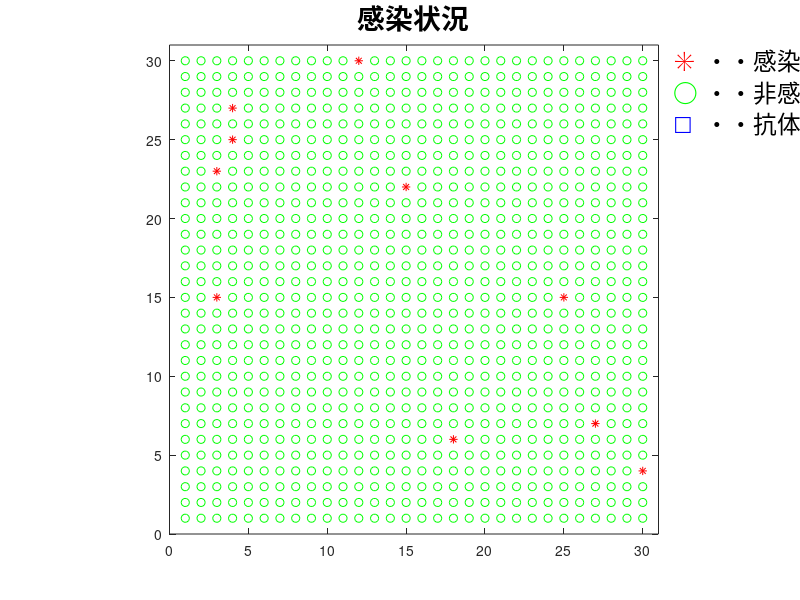
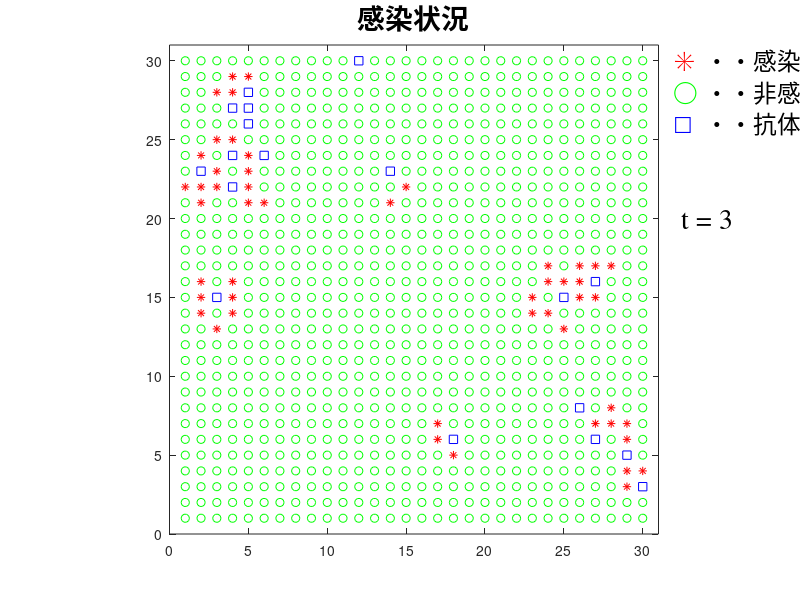

These figures' MATLAB source, in order: (Note: a time limit stopped this script after it produced the figures.)
clear all;
close all;

%----------------------------------------------------------------
% 各種パラメータ及び初期設定
%----------------------------------------------------------------
nx = 30;
ny = 30;
range = 1;
N = nx * ny;
I = 0.2;
R = 0.385;
D = 0.0004 * R;
K = 10;
F = 10;
nt_max = 60;
nt_interval = nt_max / 20;

infP = zeros(nx, ny);
infT = zeros(nx, ny);
infR = zeros(2 * range + 1, 2 * range + 1)
imm = zeros(nx, ny);
dead = zeros(nx, ny);




for ii = 1 : F
    x = floor(nx * rand) + 1;
    y = floor(ny * rand) + 1;

    if x == 11 | y == 11
        ii = ii - 1;
    elseif infP(x, y) == 1
        ii = ii - 1;
    else
        infP(x, y) = 1;
        infT(x, y) = 1;
    end
end



i1p = zeros(nx, 1); i1m = zeros(nx, 1);
for ii = 1: nx
    i1m(ii) = ii - 1;
    i1p(ii) = ii + 1;
end
i1m(1) = 0; i1p(nx) = 0;

j1p = zeros(1, ny); j1m = zeros(1, ny);
for jj = 1: ny
    j1m(jj) = jj - 1;
    j1p(jj) = jj + 1;
end
j1m(1) = 0; j1p(ny) = 0;


n_fig = 1;
figure(n_fig); clf;

for x = 1 : nx
    for y = 1 : ny
        if infP(x, y) == 1
            plot(x, y,'r*');
            hold on;
        else
            plot(x, y,'go');
            hold on;
        end
    end
end

title('感染状況','fontsize',20);
axis([0, nx + 1, 0, ny + 1]);
axis('square');
text(nx + 2, ny,'✳︎','Color','red','fontsize',20); text(nx + 4, ny,'・・感染者','fontsize',17);
text(nx + 2, ny - 2,'◯','Color','green','fontsize',16); text(nx + 4, ny - 2,'・・非感染者','fontsize',17);
text(nx + 2, ny - 4,'□','Color','blue','fontsize',16); text(nx + 4, ny - 4,'・・抗体所持','fontsize',17);
eval(sprintf('print res/pand_%d.jpg', n_fig));
n_fig = n_fig + 1;

for nt = 1 : nt_max
    for ii = 1 : nx
        for jj = 1 : ny

            if infP(ii, jj) == 1
                %感染拡大

                if infT(ii, jj) > 0
                    pandArray = rand(3, 3);

                    for x = 1 : 3
                        for y = 1 : 3
                            if pandArray(x, y) < I
                                pandArray(x, y) = 1;
                            else
                                pandArray(x, y) = 0;
                            end
                        end
                    end

                    if i1m(ii) == 0
                        for y = 1 : 3
                            pandArray(1, y) = 0;
                        end
                    end

                    if i1p(ii) == 0
                        for y = 1 : 3
                            pandArray(3, y) = 0;
                        end
                    end

                    if j1m(jj) == 0
                        for x = 1 : 3
                            pandArray(x, 1) = 0;
                        end
                    end

                    if j1p(jj) == 0
                        for x = 1 : 3
                            pandArray(x, 3) = 0;
                        end
                    end
                    %pandArray

                    for x = 1 : 3
                        for y = 1 : 3
                            if pandArray(x, y) == 1
                                if imm(ii + x - 2, jj + y - 2) == 0
                                    infP(ii + x - 2, jj + y - 2) = 1;
                                end
                            end
                        end
                    end

                end


                %回復,死亡関係
                infT(ii, jj) = infT(ii, jj) + 1;
                if rand < R / 2
                    infP(ii, jj) = 0;
                    imm(ii, jj) = 1;
                end

                if rand < D
                    dead(ii, jj) = 1;
                end

            end

        end
    end

    if mod(nt, nt_interval) == 0


        figure(n_fig); clf;

        for x = 1 : nx
            for y = 1 : ny
                if dead(x, y) == 0
                    if imm(x, y) == 1
                        plot(x, y, 'bs')
                    else
                        if infP(x, y) == 1
                            plot(x, y,'r*');
                            hold on;
                        else
                            plot(x, y,'go');
                            hold on;
                        end
                    end
                end
            end
        end

        title('感染状況','fontsize',20);
        text(nx + 2, ny - 10, [' t = ', num2str(nt)], 'fontsize', 20, 'fontname', 'times');
        text(nx + 2, ny,'✳︎','Color','red','fontsize',20); text(nx + 4, ny,'・・感染者','fontsize',17);
        text(nx + 2, ny - 2,'◯','Color','green','fontsize',16); text(nx + 4, ny - 2,'・・非感染者','fontsize',17);
        text(nx + 2, ny - 4,'□','Color','blue','fontsize',16); text(nx + 4, ny - 4,'・・抗体所持','fontsize',17);
        axis([0, nx + 1, 0, ny + 1]);

        axis('square');

        eval(sprintf('print res/pand_%d.jpg', n_fig));
        n_fig = n_fig + 1;
    end
end
